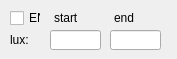
            <widget class="QWidget" name="sun_plan_5">
             <attribute name="title">
              <string>sun_plan</string>
             </attribute>
             <widget class="QCheckBox" name="en_s_plan_5">
              <property name="geometry">
               <rect>
                <x>10</x>
                <y>10</y>
                <width>31</width>
                <height>16</height>
               </rect>
              </property>
              <property name="text">
               <string>EN</string>
              </property>
             </widget>
             <widget class="QLabel" name="label_59">
              <property name="geometry">
               <rect>
                <x>54</x>
                <y>10</y>
                <width>54</width>
                <height>16</height>
               </rect>
              </property>
              <property name="text">
               <string>start</string>
              </property>
             </widget>
             <widget class="QLabel" name="label_60">
              <property name="geometry">
               <rect>
                <x>114</x>
                <y>10</y>
                <width>54</width>
                <height>16</height>
               </rect>
              </property>
              <property name="text">
               <string>end</string>
              </property>
             </widget>
             <widget class="QLabel" name="label_61">
              <property name="geometry">
               <rect>
                <x>10</x>
                <y>30</y>
                <width>31</width>
                <height>20</height>
               </rect>
              </property>
              <property name="text">
               <string>lux:</string>
              </property>
             </widget>
             <widget class="QLineEdit" name="s_lux_s_plan_5">
              <property name="geometry">
               <rect>
                <x>50</x>
                <y>30</y>
                <width>51</width>
                <height>20</height>
               </rect>
              </property>
             </widget>
             <widget class="QLineEdit" name="e_lux_s_plan_5">
              <property name="geometry">
               <rect>
                <x>110</x>
                <y>30</y>
                <width>51</width>
                <height>20</height>
               </rect>
              </property>
             </widget>
            </widget>
